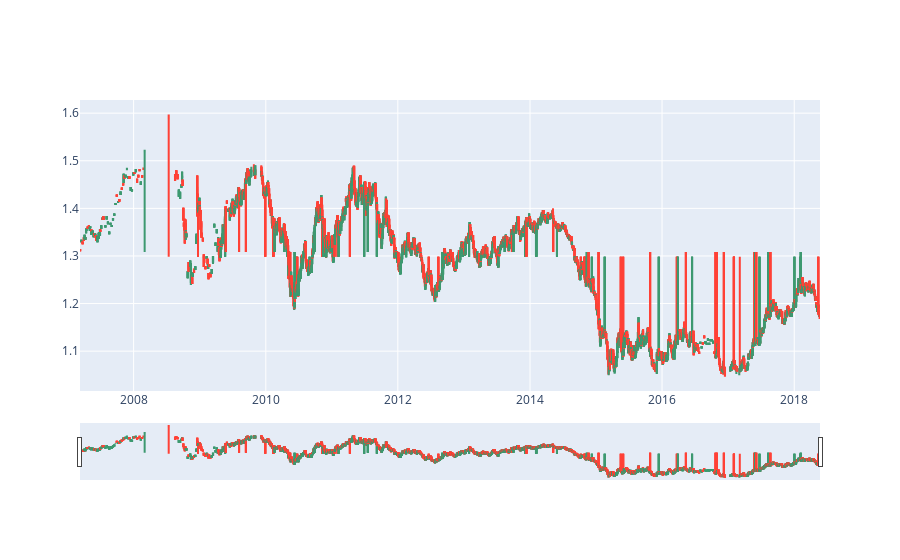

The notebook cell this image was saved under:
### Code cell
fig_tukey = go.Figure(data=[go.Candlestick(x=df['Time'],
                open=df['Open'],
                high=df['High'],
                low=df['Low'],
                close=df['Close'])])

# save the plot as a png file
fig_tukey.write_image("images/plots/fig_tukey.png")

fig_tukey.show()

### Figure 1 — Plotly figure (JSON) as saved in the notebook; plotly's stock layout.template omitted (floating-point values rounded to 4 significant figures; data arrays with more than 128 entries replaced by an {"elided": "..."} marker saying what was removed)
{"data": [{"close": {"elided": "10836 float values"}, "high": {"elided": "10836 float values"}, "low": {"elided": "10836 float values"}, "open": {"elided": "10836 float values"}, "type": "candlestick", "x": {"elided": "10836 str values"}}], "layout": {}}
